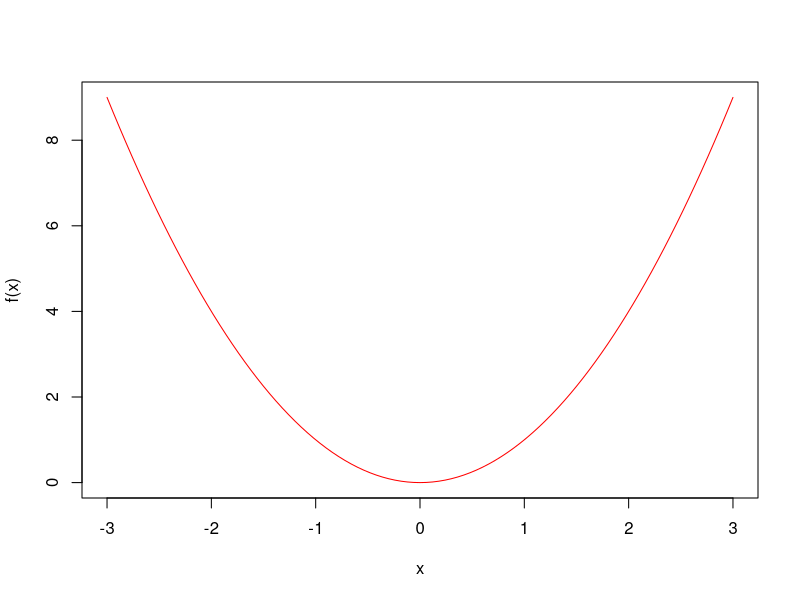

Recreate this plot in R. (Note: this script raises an error after producing the figure.)
# experiment 6

f <- function(x){
  x^2
}
curve(f, from=-3, to=3 , col="red")
no <- 10000
x<- runif(no, min=-3, max=3)
res<- 6 * 1/no * sum(f(x))
print(res)
estimate <- NULL
for(i in 1:no){
  y<- runif(i, min=-3, max=3)
  estimate[i] <- 6 * (1/i) *(b-a)*sum(f(y))
}
plot(estimate)
abline(h=18, lwd=3, col="yellow")

# BY INTEGRATION
f2 <- function(x){
  x^3 * sin(x)
}
rand <- 10000
xrand <- runif(rand, min=0, max=1)
approx <- 1/rand * sum(f2(xrand))
print(approx)
est <- NULL
for(i in 1:rand){
  z <- runif(i, min=0, max=1)
  est[i] <- 1/i* sum(f2(z))
}
plot(est)
abline(h=approx, lwd=3, col="yellow")

#BY ESTIMATION
dots<-0
fk <- function(x){
  x^3 * sin(x)
}
rand <- 1000
x2<-runif(rand, min=0, max=1)
y2<-runif(rand, min=0, max=0.5)

for(i in 1:rand){
  plot(x2[1:i], y2[1:i], xlim=c(0,1), ylim = c(0,0.5) )
  if(y2[i]<=fk(x2[i])){
    points(x2[i], y2[i], col="blue", pch=19)
    dots= dots+1
  }
  else{
    points(x2[i], y2[i], col="red", pch=19)
  }
  Sys.sleep(0.05)
}
